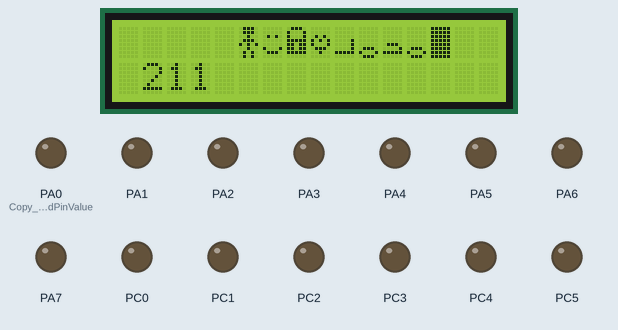
The program below on a simulated ATmega32, built with avr-gcc and emulated at 8 MHz. Parts: 16×2 character LCD, output pins drawn as LEDs (lit = HIGH). Wiring (inferred from the names in the program): character LCD (HD44780): RS PD0; R/W PD1; E PD2; data PB0, PB1, PB2, PB3, PB4, PB5, PB6, PB7. Pins used as bus, display or sensor lines are not drawn. At 0.3 s the program stops and its outputs stay as they are.

Above: at 0.3 s.

The program:

main.c
```c
/*****************************************************************************/
/* Title        	: 	Write_Arabic_on_lcd							         */
/* File Name    	: 	main.c   		                                     */
/* Author       	: 	Moohamed Mohalhal                                    */
/* Version      	: 	1.0.0                                                */
/* Notes        	: 	None                                                 */
/*****************************************************************************/


#include "STD_TYPES.h"
#include "BIT_MATH.h"

#include "DIO_interface.h"

#include "LCD_interface.h"

int main(void)
{


	DIO_voidInit();
	LCD_voidInit();


	uint8 arr_abdo[]=
	{
				0b01110,
				0b01110,
				0b00100,
				0b01110,
				0b10101,
				0b00100,
				0b01010,
				0b01010,

				0b00000,
				0b00000,
				0b01010,
				0b00000,
				0b00000,
				0b10001,
				0b01110,
				0b00000,

				0b01110,
				0b10001,
				0b10001,
				0b11111,
				0b11011,
				0b11011,
				0b11111,
				0b00000,

				0b00000,
				0b00000,
				0b01010,
				0b10101,
				0b10001,
				0b01110,
				0b00100,
				0b00000,

				0b00000,
				0b00000,
				0b00000,
				0b00001,
				0b00001,
				0b00001,
				0b11111,
				0b00000,

				0b00000,
				0b00000,
				0b00000,
				0b00000,
				0b00000,
				0b01110,
				0b10001,
				0b01110,

				0b00000,
				0b00000,
				0b00000,
				0b00000,
				0b01110,
				0b00001,
				0b11111,
				0b00000,

				0b00000,
				0b00000,
				0b00000,
				0b00000,
				0b00000,
				0b01110,
				0b10001,
				0b01110
	};
	LCD_u8GoToXY(LCD_u8_LINE_2 , 1);
	LCD_vidWriteNumber(211);

	LCD_voidWriteExtraChar(LCD_u8_LINE_1 , 5 , &arr_abdo[0] , 7);
	while(1)
	{

	}
}
```

LCD_config.h
```c
/*****************************************************************************/
/* Title        	: 	LCD Driver				                             */
/* File Name    	: 	LCD_config.h                                         */
/* Author       	: 	Moohamed Mohalhal                                    */
/* Origin Date  	: 	21/09/2022                                           */
/* Version      	: 	2.0.0                                                */
/* Notes        	: 	None                                                 */
/*****************************************************************************/

/******************************************************************************
* Description 	: Guard to protect this File from include more 		          *
*                 than one time.                               	 	          *
******************************************************************************/


#ifndef LCD_CONFIG_H
#define LCD_CONFIG_H

/*Options : 1 - DIO_u8_PORTA
 * 			2 - DIO_u8_PORTB
 * 			3 - DIO_u8_PORTC
 * 			4 - DIO_u8_PORTD */

#define LCD_u8_CONTROL_PORT DIO_u8_PORTD

#define LCD_u8_RS_PIN		DIO_u8_PIN0
#define LCD_u8_RW_PIN		DIO_u8_PIN1
#define LCD_u8_EN_PIN		DIO_u8_PIN2


#define LCD_u8_DATA_PORT	DIO_u8_PORTB


/*Options : 1 - LCD_u8_MODE_8_BIT
 * 			2 - LCD_u8_MODE_4_BIT
 */

#define LCD_u8_MODE		LCD_u8_MODE_8_BIT
#endif
/*** !comment : End of gaurd [LCD_config.h] **********************************/
```

LCD_interface.h
```c
/*****************************************************************************/
/* Title        	: 	LCD Driver				                             */
/* File Name    	: 	LCD_intarface.h                                      */
/* Author       	: 	Moohamed Mohalhal                                    */
/* Origin Date  	: 	21/09/2022                                           */
/* Version      	: 	2.0.0                                                */
/* Notes        	: 	None                                                 */
/*****************************************************************************/

/******************************************************************************
* Description 	: Guard to protect this File from include more 		          *
*                 than one time.                               	 	          *
******************************************************************************/
#ifndef LCD_INTERFACE_H
#define LCD_INTERFACE_H


#define LCD_u8_LINE_1	1
#define LCD_u8_LINE_2	2


void LCD_voidInit(void);
void LCD_voidSendCmnd(uint8 Copy_u8Cmnd);
void LCD_voidSendChar(uint8 Copy_u8Char);
uint8 LCD_u8GoToXY(uint8 Copy_u8LineNumber ,uint8 Copy_u8Location);
void LCD_voidWriteString(uint8 * Copy_pu8String);
void LCD_voidWriteExtraChar(uint8 Copy_u8LineNumber , uint8 Copy_u8Location ,  uint8 *Copy_u8ExtraChar , uint8 Copy_u8NumberChar);
void LCD_vidWriteNumber(sint32 Copy_u32Num);

#endif
/*** !comment : End of gaurd [LCD_intarface.h] **********************************/
```

LCD_program.c
```c
/*****************************************************************************/
/* Title        	: 	LCD Driver											 */
/* File Name    	: 	LCD_program.c                                        */
/* Author       	: 	Moohamed Mohalhal                                    */
/* Origin Date  	: 	21/09/2022                                           */
/* Version      	: 	2.0.0                                                */
/* Notes        	: 	None                                                 */
/*****************************************************************************/

/******************************************************************************
******************************* STD LIB DIRECTIVES ****************************
******************************************************************************/

#include "STD_TYPES.h"
#include "BIT_MATH.h"

/******************************************************************************
********************************* Delay DIRECTIVES ****************************
******************************************************************************/
#include <util/delay.h>

/******************************************************************************
********************************* DIO DIRECTIVES ******************************
******************************************************************************/
#include "DIO_interface.h"

/******************************************************************************
****************************** Component DIRECTIVES ***************************
******************************************************************************/
#include "LCD_interface.h"
#include "LCD_private.h"
#include "LCD_config.h"


/******************************************************************************
***************************** Function Implementation *************************
******************************************************************************/
void LCD_voidInit(void)
{
	_delay_ms(35);
	/*FUNCTION SET*/
	LCD_voidSendCmnd(0b00111000);
	_delay_ms(40);
	LCD_voidSendCmnd(0b00001111);

	_delay_ms(40);
	LCD_voidSendCmnd(0x01);

	_delay_ms(2);

	LCD_voidSendCmnd(0b0000110);
}

void LCD_voidSendCmnd(uint8 Copy_u8Cmnd)
{
	/*STEp 1 RS = 0*/
	DIO_enuSetPinValue(LCD_u8_CONTROL_PORT , LCD_u8_RS_PIN , DIO_u8_LOW) ;
	/* RW = 0*/
	DIO_enuSetPinValue(LCD_u8_CONTROL_PORT , LCD_u8_RW_PIN , DIO_u8_LOW);
	/* Write command*/
	DIO_enuSetPortValue(LCD_u8_DATA_PORT , Copy_u8Cmnd);
	/*		 EN = 1 */
	DIO_enuSetPinValue(LCD_u8_CONTROL_PORT , LCD_u8_EN_PIN , DIO_u8_HIGH);
	_delay_ms(1);
	/*		 EN = 0 */
	DIO_enuSetPinValue(LCD_u8_CONTROL_PORT , LCD_u8_EN_PIN , DIO_u8_LOW);
}

void LCD_voidSendChar(uint8 Copy_u8Char)
{
	/*STEp 1 RS = 1*/
	DIO_enuSetPinValue(LCD_u8_CONTROL_PORT , LCD_u8_RS_PIN , DIO_u8_HIGH);
		/* RW = 0*/
	DIO_enuSetPinValue(LCD_u8_CONTROL_PORT , LCD_u8_RW_PIN , DIO_u8_LOW);
		/* Write command*/
	DIO_enuSetPortValue(LCD_u8_DATA_PORT , Copy_u8Char);
		/*		 EN = 1 */
	DIO_enuSetPinValue(LCD_u8_CONTROL_PORT , LCD_u8_EN_PIN , DIO_u8_HIGH);
		_delay_ms(1);
		/*		 EN = 0 */
	DIO_enuSetPinValue(LCD_u8_CONTROL_PORT , LCD_u8_EN_PIN , DIO_u8_LOW);
}

uint8 LCD_u8GoToXY(uint8 Copy_u8LineNumber ,uint8 Copy_u8Location)
{
	uint8 Local_u8Erorr = 0 ;

	if(Copy_u8Location <= 39)
	{
		switch(Copy_u8LineNumber)
		{
		case LCD_u8_LINE_1 : LCD_voidSendCmnd(LCD_SET_DDRAM_ROW0+Copy_u8Location);break ;
		case LCD_u8_LINE_2 : LCD_voidSendCmnd(LCD_SET_DDRAM_ROW1+Copy_u8Location);break ;
		default : Local_u8Erorr = 1 ;
		}
	}
	else
	{
		Local_u8Erorr = 1 ;
	}

	return Local_u8Erorr ;
}

void LCD_voidWriteString(uint8 * Copy_pu8String)
{
	uint8 Local_u8Counter = 0;

		while(0 != Copy_pu8String[Local_u8Counter])
		{
			LCD_voidSendChar(Copy_pu8String[Local_u8Counter]);
			Local_u8Counter++;
		}
}

void LCD_voidWriteExtraChar(uint8 Copy_u8LineNumber , uint8 Copy_u8Location , uint8 *Copy_u8ExtraChar ,uint8 Copy_u8NumberChar)
{
	uint8 Local_u8Iteration1, Local_u8Iteration2;

		/*DDRAM-->CGRAM*/
		LCD_voidSendCmnd(DDRAM_TO_CGRAM);

		for(Local_u8Iteration1 = 0 ; Local_u8Iteration1 < 64; Local_u8Iteration1++)
		{
			LCD_voidSendChar(Copy_u8ExtraChar[Local_u8Iteration1]);
		}

		/*CGRAM-->DDRAM*/
		LCD_voidSendCmnd(CGRAM_TO_DDRAM);
		LCD_u8GoToXY(Copy_u8LineNumber , Copy_u8Location) ;

		/*First eight character which saved at CGRAM*/
		for (Local_u8Iteration2 = 0; Local_u8Iteration2 <= Copy_u8NumberChar; Local_u8Iteration2++)
		{
			/* Write bytes of DDRAM */
			LCD_voidSendChar(Local_u8Iteration2);
			_delay_ms(5);
		}
}

void LCD_vidWriteNumber(sint32 Copy_u32Num)
{
	uint8 Local_u8Counter = 0, Local_u8Digits = 0, Local_u8Current;
		uint16 Local_u16CopyNumber = Copy_u32Num;

		if(0 == Copy_u32Num)
		{
			LCD_voidSendChar('0');
		}
		else
		{
			while(Local_u16CopyNumber)
			{
				Local_u16CopyNumber /= 10;
				Local_u8Digits++;
			}
			Local_u16CopyNumber = Copy_u32Num;

			for(Local_u8Counter = 0; Local_u8Counter < Local_u8Digits; Local_u8Counter++)
			{
				Local_u8Current = Local_u16CopyNumber / (Private_u16GetPower(10, Local_u8Digits - 1 - Local_u8Counter));
				LCD_voidSendChar(Local_u8Current + '0');
				Local_u16CopyNumber %= (Private_u16GetPower(10, Local_u8Digits - 1 - Local_u8Counter));
			}
		}
}


static uint16 Private_u16GetPower(uint8 Copy_u8Number1, uint8 Copy_u8Number2)
{
	uint16 Local_u16Result = 1;
	uint8 Local_u8Counter = 0;

	for(Local_u8Counter = 0; Local_u8Counter < Copy_u8Number2; Local_u8Counter++)
	{
		Local_u16Result *= Copy_u8Number1;
	}
	return Local_u16Result;
}
/******************************************************************************
********************************* END OF PROGRAM ******************************
******************************************************************************/
```

BIT_MATH.h
```c
/*****************************************************************************/
/* Title        	: 	BIT MATH File									     */
/* File Name    	: 	BIT_MATH.h  		                                 */
/* Author       	: 	Moohamed Mohalhal                                    */
/* Version      	: 	1.0.0                                                */
/* Origin Date  	: 	06/08/2022                                           */
/* Notes        	: 	None                                                 */
/*****************************************************************************/

/******************************************************************************
* Description 	: Guard to protect this File from include more 			      *
*                 than one time.                               	 	 		  *
******************************************************************************/

#ifndef BIT_MATH_H
#define BIT_MATH_H

#define SET_BIT(Reg , BitNo) ((Reg) |=   (1<<(BitNo)))
#define CLR_BIT(Reg , BitNo) ((Reg) &=  ~(1<<(BitNo)))
#define TGL_BIT(Reg , BitNo) ((Reg) ^=   (1<<(BitNo)))
#define GET_BIT(Reg , BitNo) (((Reg)>>(BitNo)) & 0x01)

#endif
```

DIO_interface.h
```c
/*****************************************************************************/
/* Title        	: 	DIO Driver											 */
/* File Name    	: 	DIO_interface.h                                      */
/* Author       	: 	Moohamed Mohalhal                                    */
/* Version      	: 	2.0.0                                                */
/* Origin Date  	: 	20/09/2022                                           */
/* Notes        	: 	None                                                 */
/*****************************************************************************/

/******************************************************************************
* Description 	: Guard to protect this File from include more 			      *
*                 than one time.                               	 	 		  *
******************************************************************************/
#ifndef DIO_INTERFACE_H
#define DIO_INTERFACE_H


/******************************************************************************
* !comment : DIO Ports options Definitions.  			         	          *
******************************************************************************/
#define DIO_u8_PORTA             0
#define DIO_u8_PORTB             1
#define DIO_u8_PORTC             2
#define DIO_u8_PORTD             3

/******************************************************************************
* !comment : DIO Pins options Definition.  			         	          	  *
******************************************************************************/
#define DIO_u8_PIN0              0
#define DIO_u8_PIN1              1
#define DIO_u8_PIN2              2
#define DIO_u8_PIN3              3
#define DIO_u8_PIN4              4
#define DIO_u8_PIN5              5
#define DIO_u8_PIN6              6
#define DIO_u8_PIN7              7

/******************************************************************************
* !comment : DIO Pin Mode options Definitions.  			         	      *
******************************************************************************/
#define DIO_u8_OUTPUT            1
#define DIO_u8_INPUT             0

/******************************************************************************
* !comment : DIO Pin Value options Definition.  			         	      *
******************************************************************************/
#define DIO_u8_HIGH              1
#define DIO_u8_LOW               0


/******************************************************************************
****************************** Functions Prototypes ***************************
******************************************************************************/
void DIO_voidInit         (void);

tenuErrorStatus  DIO_enuSetPinDirection (uint8 Copy_u8PortId, uint8 Copy_u8PinId ,uint8 Copy_u8PinDirection);

tenuErrorStatus  DIO_enuSetPinValue     (uint8 Copy_u8PortId, uint8 Copy_u8PinId ,uint8 Copy_u8PinValue);

tenuErrorStatus  DIO_enuGetPinValue     (uint8 Copy_u8PortId, uint8 Copy_u8PinId ,uint8 * Copy_pu8ReturnedPinValue);

tenuErrorStatus  DIO_enuSetPortDirection(uint8 Copy_u8PortId, uint8 Copy_u8PortDirection);

tenuErrorStatus  DIO_enuSetPortValue    (uint8 Copy_u8PortId, uint8 Copy_u8PortValue);

tenuErrorStatus  DIO_enuGetPortValue    (uint8 Copy_u8PortId, uint8 * Copy_pu8ReturnedPortValue);


#endif
/*** !comment : End of gaurd [DIO_INTERFACE_H] *******************************/
```

DIO_private.h
```c
/*****************************************************************************/
/* Title        	: 	DIO Driver											 */
/* File Name    	: 	DIO_private.h                                        */
/* Author       	: 	Moohamed Mohalhal                                    */
/* Version      	: 	2.0.0                                                */
/* Origin Date  	: 	20/09/2022                                           */
/* Notes        	: 	None                                                 */
/*****************************************************************************/

/******************************************************************************
* Description 	: Guard to protect this File from include more 			      *
*                 than one time.                               	 	 		  *
******************************************************************************/
#ifndef DIO_PRIVATE_H
#define DIO_PRIVATE_H

/******************************************************************************
* !comment : PORTx Registers Addesses Definitions.  			         	  *
******************************************************************************/
#define DIO_u8_PORTA_REG           *((volatile uint8 *)0x3B)
#define DIO_u8_PORTB_REG           *((volatile uint8 *)0x38)
#define DIO_u8_PORTC_REG           *((volatile uint8 *)0x35)
#define DIO_u8_PORTD_REG           *((volatile uint8 *)0x32)

/******************************************************************************
* !comment : DDRx Registers Addesses Definitions.  	      		         	  *
******************************************************************************/
#define DIO_u8_DDRA_REG            *((volatile uint8 *)0x3A)
#define DIO_u8_DDRB_REG            *((volatile uint8 *)0x37)
#define DIO_u8_DDRC_REG            *((volatile uint8 *)0x34)
#define DIO_u8_DDRD_REG            *((volatile uint8 *)0x31)

/******************************************************************************
* !comment : PINx Registers Addesses Definitions.  			         	      *
******************************************************************************/

#define DIO_u8_PINA_REG            *((volatile uint8 *)0x39)
#define DIO_u8_PINB_REG            *((volatile uint8 *)0x36)
#define DIO_u8_PINC_REG            *((volatile uint8 *)0x33)
#define DIO_u8_PIND_REG            *((volatile uint8 *)0x30)


/******************************************************************************
* !comment : Macros for Pins Direction .  			         	      *
******************************************************************************/
#define DIO_u8_INTIAL_OUTPUT                         1
#define DIO_u8_INTIAL_INPUT                          0


/******************************************************************************
* !comment : Macros for Pins Values.  			         	      *
******************************************************************************/
#define DIO_u8_OUTPUT_LOW                            0
#define DIO_u8_OUTPUT_HIGH                           1
#define DIO_u8_INPUT_FLOATING                        0
#define DIO_u8_INPUT_PULLUP                          1

#define Conc(b7,b6,b5,b4,b3,b2,b1,b0)           Conc_Help(b7,b6,b5,b4,b3,b2,b1,b0)
#define Conc_Help(b7,b6,b5,b4,b3,b2,b1,b0)      0b##b7##b6##b5##b4##b3##b2##b1##b0

#endif


/*** !comment : End of gaurd [DIO_PRIVATE_H] *********************************/
```

Source omitted: DIO_config.h (8791 bytes), DIO_program.c (11012 bytes), LCD_private.h (1352 bytes), STD_TYPES.h (1618 bytes)
